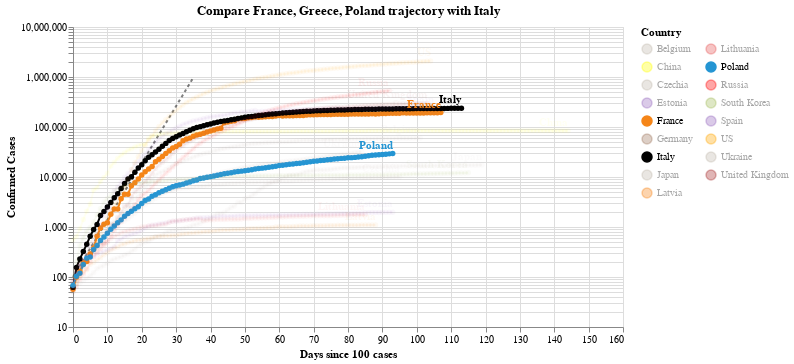

Notebook cell for this chart:
### Code cell
#hide_input
chart2 = make_since_chart(dff2, ['France', 'Greece', 'Poland'], baseline_countries)
chart2

### Figure 1 — Vega-Lite specification as saved in the notebook (floating-point values rounded to 4 significant figures; data arrays with more than 128 entries replaced by an {"elided": "..."} marker saying what was removed)
{"config": {"view": {"continuousWidth": 400, "continuousHeight": 300}}, "layer": [{"data": {"name": "data-628230001892d6798b50651be41d1b3e"}, "mark": {"type": "line", "color": "black", "opacity": 0.5, "strokeDash": [3, 3]}, "encoding": {"x": {"type": "quantitative", "field": "Days since 100 cases"}, "y": {"type": "quantitative", "field": "Confirmed Cases"}}}, {"data": {"name": "data-e74888e1f842f858e6205c373c6e4f12"}, "mark": {"type": "line", "point": true}, "encoding": {"color": {"type": "nominal", "field": "Country", "legend": {"columns": 2}, "scale": {"domain": ["Belgium", "China", "Czechia", "Estonia", "France", "Germany", "Italy", "Japan", "Latvia", "Lithuania", "Poland", "Russia", "South Korea", "Spain", "US", "Ukraine", "United Kingdom"], "range": ["#C1B7AD", "yellow", "#C1B7AD", "#9467bd", "#F58518", "#9D755D", "black", "#C1B7AD", "#F58518", "#E45756", "#2495D3", "red", "#A1BA59", "#9467bd", "orange", "#C1B7AD", "brown"]}}, "opacity": {"condition": {"value": 1, "selection": "selector005"}, "value": 0.05}, "tooltip": [{"type": "nominal", "field": "Country"}, {"type": "temporal", "field": "Date"}, {"type": "quantitative", "field": "Confirmed Cases"}, {"type": "quantitative", "field": "Days since 100 cases"}], "x": {"type": "quantitative", "field": "Days since 100 cases"}, "y": {"type": "quantitative", "field": "Confirmed Cases", "scale": {"type": "log"}}}, "selection": {"selector005": {"type": "multi", "fields": ["Country"], "bind": "legend", "init": [{"Country": "France"}, {"Country": "Greece"}, {"Country": "Poland"}, {"Country": "Italy"}]}}, "width": 550}, {"data": {"name": "data-e74888e1f842f858e6205c373c6e4f12"}, "mark": {"type": "text", "align": "right", "dy": -8, "fontWeight": "bold"}, "encoding": {"color": {"type": "nominal", "field": "Country", "legend": {"columns": 2}, "scale": {"domain": ["Belgium", "China", "Czechia", "Estonia", "France", "Germany", "Italy", "Japan", "Latvia", "Lithuania", "Poland", "Russia", "South Korea", "Spain", "US", "Ukraine", "United Kingdom"], "range": ["#C1B7AD", "yellow", "#C1B7AD", "#9467bd", "#F58518", "#9D755D", "black", "#C1B7AD", "#F58518", "#E45756", "#2495D3", "red", "#A1BA59", "#9467bd", "orange", "#C1B7AD", "brown"]}}, "opacity": {"condition": {"value": 1, "selection": "selector005"}, "value": 0.05}, "text": {"type": "nominal", "field": "Country"}, "tooltip": [{"type": "nominal", "field": "Country"}, {"type": "temporal", "field": "Date"}, {"type": "quantitative", "field": "Confirmed Cases"}, {"type": "quantitative", "field": "Days since 100 cases"}], "x": {"type": "quantitative", "field": "Days since 100 cases"}, "y": {"type": "quantitative", "field": "Confirmed Cases", "scale": {"type": "log"}}}, "transform": [{"filter": "(datum['Date'] >= 1592092800000)"}], "width": 550}], "title": "Compare France, Greece, Poland trajectory with Italy", "$schema": "https://vega.github.io/schema/vega-lite/v4.0.2.json", "datasets": {"data-628230001892d6798b50651be41d1b3e": [{"Days since 100 cases": 0, "Confirmed Cases": 100.0}, {"Days since 100 cases": 1, "Confirmed Cases": 130.0}, {"Days since 100 cases": 2, "Confirmed Cases": 169.0}, {"Days since 100 cases": 3, "Confirmed Cases": 219.7}, {"Days since 100 cases": 4, "Confirmed Cases": 285.6}, {"Days since 100 cases": 5, "Confirmed Cases": 371.3}, {"Days since 100 cases": 6, "Confirmed Cases": 482.7}, {"Days since 100 cases": 7, "Confirmed Cases": 627.5}, {"Days since 100 cases": 8, "Confirmed Cases": 815.7}, {"Days since 100 cases": 9, "Confirmed Cases": 1060.0}, {"Days since 100 cases": 10, "Confirmed Cases": 1379.0}, {"Days since 100 cases": 11, "Confirmed Cases": 1792.0}, {"Days since 100 cases": 12, "Confirmed Cases": 2330.0}, {"Days since 100 cases": 13, "Confirmed Cases": 3029.0}, {"Days since 100 cases": 14, "Confirmed Cases": 3937.0}, {"Days since 100 cases": 15, "Confirmed Cases": 5119.0}, {"Days since 100 cases": 16, "Confirmed Cases": 6654.0}, {"Days since 100 cases": 17, "Confirmed Cases": 8650.0}, {"Days since 100 cases": 18, "Confirmed Cases": 11250.0}, {"Days since 100 cases": 19, "Confirmed Cases": 14620.0}, {"Days since 100 cases": 20, "Confirmed Cases": 19000.0}, {"Days since 100 cases": 21, "Confirmed Cases": 24710.0}, {"Days since 100 cases": 22, "Confirmed Cases": 32120.0}, {"Days since 100 cases": 23, "Confirmed Cases": 41750.0}, {"Days since 100 cases": 24, "Confirmed Cases": 54280.0}, {"Days since 100 cases": 25, "Confirmed Cases": 70560.0}, {"Days since 100 cases": 26, "Confirmed Cases": 91730.0}, {"Days since 100 cases": 27, "Confirmed Cases": 119300.0}, {"Days since 100 cases": 28, "Confirmed Cases": 155000.0}, {"Days since 100 cases": 29, "Confirmed Cases": 201500.0}, {"Days since 100 cases": 30, "Confirmed Cases": 262000.0}, {"Days since 100 cases": 31, "Confirmed Cases": 340600.0}, {"Days since 100 cases": 32, "Confirmed Cases": 442800.0}, {"Days since 100 cases": 33, "Confirmed Cases": 575600.0}, {"Days since 100 cases": 34, "Confirmed Cases": 748300.0}, {"Days since 100 cases": 35, "Confirmed Cases": 972800.0}], "data-e74888e1f842f858e6205c373c6e4f12": {"elided": "1764 records"}}}
